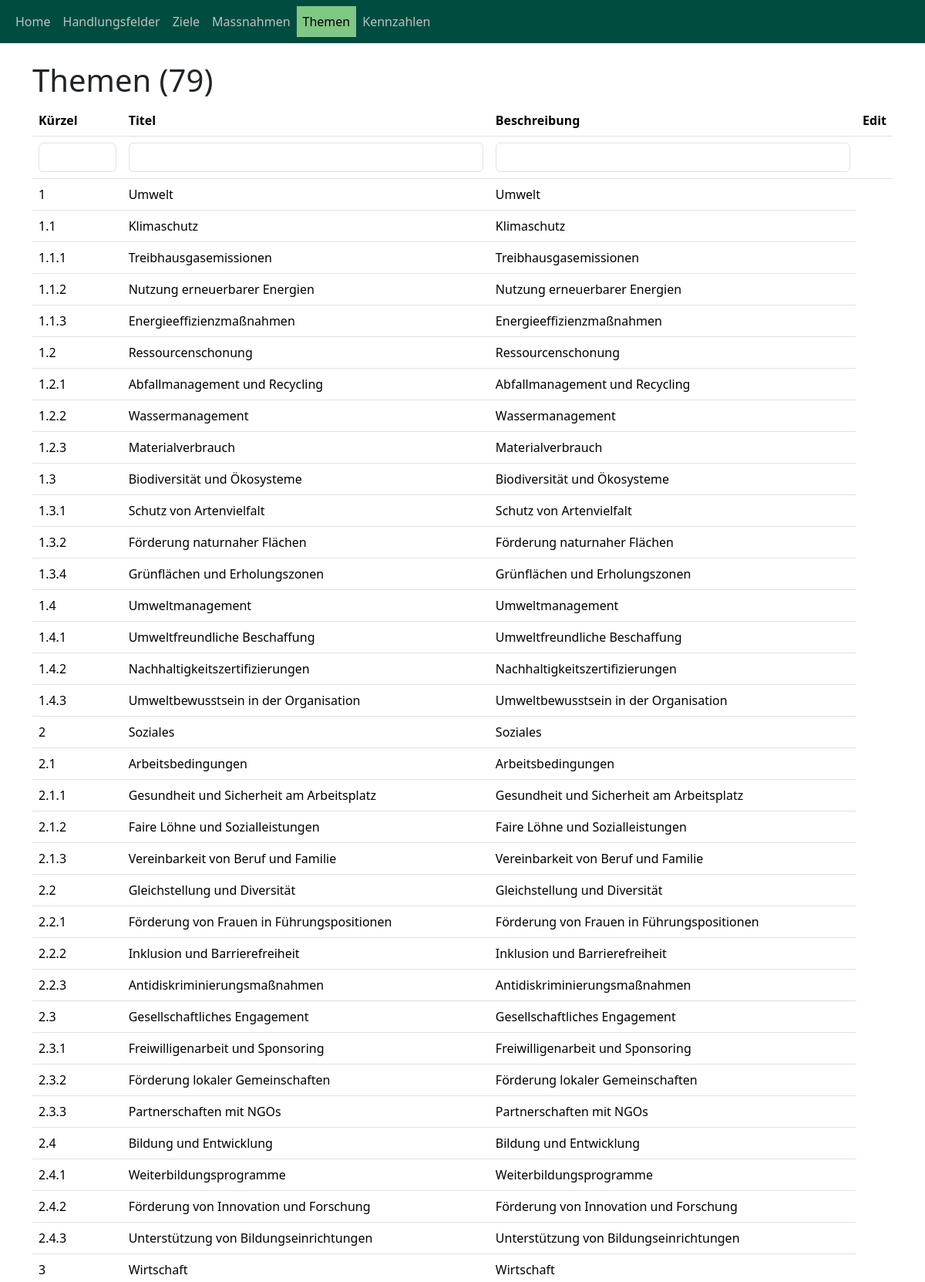
/index/themen/ (upper part), run on the app's committed database.
### objective_manager_app/models.py (models this page shows, shortened)
class Thema(models.Model):
    kuerzel = models.CharField(max_length=10, verbose_name="Kürzel")
    vorgaenger = models.ForeignKey(
        "self", on_delete=models.CASCADE, null=True, blank=True
    )
    ebene = models.IntegerField(verbose_name="Ebene", default=1)
    wunschrichtung = models.ForeignKey(
        Wirkung,
        verbose_name="Erwünschte Wirkung",
        on_delete=models.CASCADE,
        blank=True,
        null=True,
    )
    titel = models.CharField(max_length=200)
    beschreibung = models.TextField(max_length=1000)
    sortierung = models.IntegerField(default=0)
    erstellt_am = models.DateTimeField(auto_now_add=True)
    erstellt_von = models.ForeignKey(User, on_delete=models.CASCADE)

### objective_manager_app/views.py (the view)
# urls.py: path("themen/", views.ThemenListView.as_view(), name="themen_list"),
class ThemenListView(ListView):
    model = Thema
    template_name = "objective_manager_app/themen_list.html"
    context_object_name = "themen"
    def get(self, request, *args, **kwargs):
        aktuelle_strategien = Strategie.objects.all()
        themen = Thema.objects.all()
        kuerzel = request.GET.get("kuerzel")
        titel = request.GET.get("titel")
        beschreibung = request.GET.get("beschreibung")
        if kuerzel:
            themen = themen.filter(kuerzel__icontains=kuerzel)
        if titel:
            themen = themen.filter(titel__icontains=titel)
        if beschreibung:
            themen = themen.filter(beschreibung__icontains=beschreibung)
        context = {
            "themen": themen
        }
        return render(request, self.template_name, context)

### objective_manager_app/templatetags/custom_filters.py (called while the page is built)
@register.filter(name='is_in_group')
def is_in_group(user, group_name):
    if user.is_authenticated:
        return user.groups.filter(name=group_name).exists()
    return False

### templates/objective_manager_app/themen_list.html (shortened to what this page needs)
{% extends "base.html" %}
{% load custom_filters %}
{% block content %}
    <div class="container">
        <h1>Themen ({{ themen|length }})</h1>
        <table class="table">
            <thead>
                <tr>
                    <th>Kürzel</th>
                    <th>Titel</th>
                    <th>Beschreibung</th>
                    <th>Edit</th>
                </tr>
                <tr>
                    <th>
                        <input type="text" name="kuerzel" id="kuerzel" class="form-control" form="filter-form"
                            value="{{ request.GET.kuerzel }}" onchange="submitFilters()">
                    </th>
                    <th>
                        <input type="text" name="titel" id="titel" class="form-control" form="filter-form"
                            value="{{ request.GET.titel }}" onchange="submitFilters()">
                    </th>
                    <th>
                        <input type="text" name="beschreibung" id="beschreibung" class="form-control" form="filter-form"
                            value="{{ request.GET.beschreibung }}" onchange="submitFilters()">
                    </th>
                    <th></th>
                </tr>
            </thead>
            <tbody>
                {% for thema in themen %}
                <tr>
                    <td>{{ thema.kuerzel }}</td>
                    <td>{{ thema.titel }}</td>
                    <td>{{ thema.beschreibung }}</td>
                </tr>
                {% endfor %}
            </tbody>
        </table>
    </div>
{% endblock %}

### data on the page
Thema: kuerzel "1", titel "Umwelt", beschreibung "Umwelt"
Thema: kuerzel "1.1", titel "Klimaschutz", beschreibung "Klimaschutz"
Thema: kuerzel "1.1.1", titel "Treibhausgasemissionen", beschreibung "Treibhausgasemissionen"
Thema: kuerzel "1.1.2", titel "Nutzung erneuerbarer Energien", beschreibung "Nutzung erneuerbarer Energien"
Thema: kuerzel "1.1.3", titel "Energieeffizienzmaßnahmen", beschreibung "Energieeffizienzmaßnahmen"
Thema: kuerzel "1.2", titel "Ressourcenschonung", beschreibung "Ressourcenschonung"
Thema: kuerzel "1.2.1", titel "Abfallmanagement und Recycling", beschreibung "Abfallmanagement und Recycling"
Thema: kuerzel "1.2.2", titel "Wassermanagement", beschreibung "Wassermanagement"
Thema: kuerzel "1.2.3", titel "Materialverbrauch", beschreibung "Materialverbrauch"
Thema: kuerzel "1.3", titel "Biodiversität und Ökosysteme", beschreibung "Biodiversität und Ökosysteme"
Thema: kuerzel "1.3.1", titel "Schutz von Artenvielfalt", beschreibung "Schutz von Artenvielfalt"
Thema: kuerzel "1.3.2", titel "Förderung naturnaher Flächen", beschreibung "Förderung naturnaher Flächen"
Thema: kuerzel "1.3.4", titel "Grünflächen und Erholungszonen", beschreibung "Grünflächen und Erholungszonen"
Thema: kuerzel "1.4", titel "Umweltmanagement", beschreibung "Umweltmanagement"
Thema: kuerzel "1.4.1", titel "Umweltfreundliche Beschaffung", beschreibung "Umweltfreundliche Beschaffung"
Thema: kuerzel "1.4.2", titel "Nachhaltigkeitszertifizierungen", beschreibung "Nachhaltigkeitszertifizierungen"
Thema: kuerzel "1.4.3", titel "Umweltbewusstsein in der Organisation", beschreibung "Umweltbewusstsein in der Organisation"
Thema: kuerzel "2", titel "Soziales", beschreibung "Soziales"
Thema: kuerzel "2.1", titel "Arbeitsbedingungen", beschreibung "Arbeitsbedingungen"
Thema: kuerzel "2.1.1", titel "Gesundheit und Sicherheit am Arbeitsplatz", beschreibung "Gesundheit und Sicherheit am Arbeitsplatz"
Thema: kuerzel "2.1.2", titel "Faire Löhne und Sozialleistungen", beschreibung "Faire Löhne und Sozialleistungen"
Thema: kuerzel "2.1.3", titel "Vereinbarkeit von Beruf und Familie", beschreibung "Vereinbarkeit von Beruf und Familie"
Thema: kuerzel "2.2", titel "Gleichstellung und Diversität", beschreibung "Gleichstellung und Diversität"
Thema: kuerzel "2.2.1", titel "Förderung von Frauen in Führungspositionen", beschreibung "Förderung von Frauen in Führungspositionen"
Thema: kuerzel "2.2.2", titel "Inklusion und Barrierefreiheit", beschreibung "Inklusion und Barrierefreiheit"
Thema: kuerzel "2.2.3", titel "Antidiskriminierungsmaßnahmen", beschreibung "Antidiskriminierungsmaßnahmen"
Thema: kuerzel "2.3", titel "Gesellschaftliches Engagement", beschreibung "Gesellschaftliches Engagement"
Thema: kuerzel "2.3.1", titel "Freiwilligenarbeit und Sponsoring", beschreibung "Freiwilligenarbeit und Sponsoring"
Thema: kuerzel "2.3.2", titel "Förderung lokaler Gemeinschaften", beschreibung "Förderung lokaler Gemeinschaften"
Thema: kuerzel "2.3.3", titel "Partnerschaften mit NGOs", beschreibung "Partnerschaften mit NGOs"
Thema: kuerzel "2.4", titel "Bildung und Entwicklung", beschreibung "Bildung und Entwicklung"
Thema: kuerzel "2.4.1", titel "Weiterbildungsprogramme", beschreibung "Weiterbildungsprogramme"
Thema: kuerzel "2.4.2", titel "Förderung von Innovation und Forschung", beschreibung "Förderung von Innovation und Forschung"
Thema: kuerzel "2.4.3", titel "Unterstützung von Bildungseinrichtungen", beschreibung "Unterstützung von Bildungseinrichtungen"
Thema: kuerzel "3", titel "Wirtschaft", beschreibung "Wirtschaft"

### other printed values
{{ themen|length }} "79"
